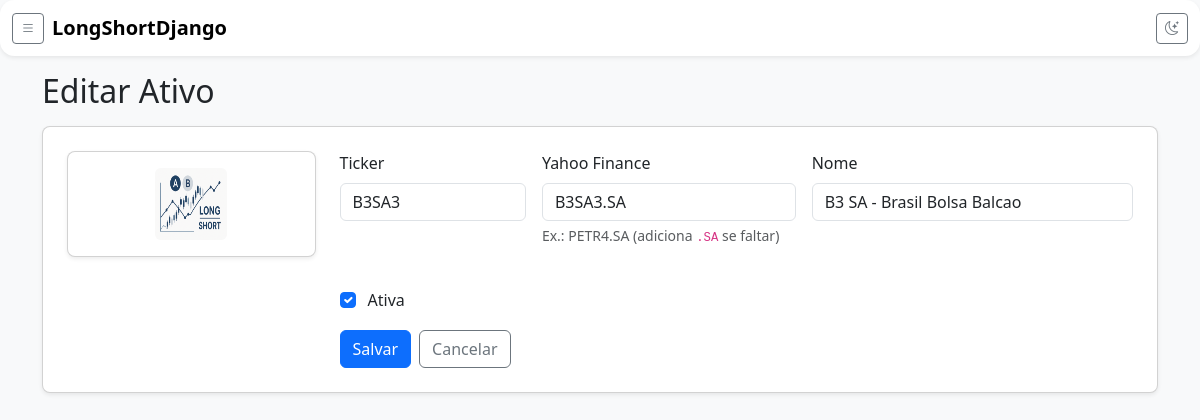
/acoes/7/editar/, run on the app's committed database.
### acoes/models.py (models this page shows, shortened)
class Asset(models.Model):
    ticker = models.CharField(max_length=10, unique=True)
    ticker_yf = models.CharField(max_length=20, blank=True, default="")
    name = models.CharField(max_length=100, blank=True, default="")
    is_active = models.BooleanField(default=True)
    logo_prefix = models.CharField(max_length=4, blank=True, default="")

### acoes/views.py (the view)
# urls.py: path('<int:pk>/editar/', AssetUpdateView.as_view(), name='editar'),
class AssetUpdateView(UpdateView):
    model = Asset
    form_class = AssetForm   # <-- use o form
    template_name = "acoes/asset_form.html"
    success_url = reverse_lazy("acoes:lista")

### acoes/forms.py (shortened to what this page needs)
class AssetForm(forms.ModelForm):
    class Meta:
        model = Asset
        fields = ["ticker", "ticker_yf", "name", "is_active"]  # <-- sem logo_prefix

### acoes/templates/acoes/asset_form.html (shortened to what this page needs)
{% extends "_base.html" %}
{% load static %}
{% load widget_tweaks %}
{% block content %}
<h2 class="mb-3">{{ view.object|yesno:"Editar Ativo,Novo Ativo" }}</h2>
<form method="post" class="card p-3 p-md-4 shadow-sm rounded-3">
  <div class="row g-4">
    <div class="col-12 col-md-3">
      <div class="card text-center shadow-sm rounded-3">
        <div class="card-body">
          <img id="logoPreview"
               class="rounded"
               width="72" height="72" alt="logo preview"
               src="{% static 'img/ativos/' %}{{ form.instance.logo_prefix|default_if_none:'sem_logo'|upper }}.jpg"
               data-png="{% static 'img/ativos/' %}{{ form.instance.logo_prefix|default_if_none:'sem_logo'|upper }}.png"
               data-fallback="{% static 'img/ativos/sem_logo.png' %}">
        </div>
      </div>
    </div>
    <div class="col-12 col-md-9">
      <div class="row g-3">
        <div class="col-12 col-md-3">
          <label class="form-label" for="{{ form.ticker.id_for_label }}">Ticker</label>
          {{ form.ticker|add_class:"form-control" }}
        </div>
        <div class="col-12 col-md-4">
          <label class="form-label" for="{{ form.ticker_yf.id_for_label }}">Yahoo Finance</label>
          {{ form.ticker_yf|add_class:"form-control" }}
          <div class="form-text">Ex.: PETR4.SA (adiciona <code>.SA</code> se faltar)</div>
        </div>
        <div class="col-12 col-md-5">
          <label class="form-label" for="{{ form.name.id_for_label }}">Nome</label>
          {{ form.name|add_class:"form-control" }}
        </div>
        <div class="col-12 col-md-3 d-flex align-items-center">
          <div class="form-check mt-4">
            {{ form.is_active|add_class:"form-check-input" }}
            <label class="form-check-label ms-1" for="{{ form.is_active.id_for_label }}">Ativa</label>
          </div>
        </div>
      </div>
      <div class="d-flex gap-2 mt-3">
        <button class="btn btn-primary">Salvar</button>
        <a class="btn btn-outline-secondary" href="{% url 'acoes:lista' %}">Cancelar</a>
      </div>
    </div>
  </div>
</form>
{% endblock %}

### static/css/soft-ui.css (style rules this page uses)
:root { --soft-radius: 0.9rem; --soft-shadow: 0 6px 16px rgba(0,0,0,.08); --row-h: 42px; --thead-h: 44px; }
.navbar, .offcanvas, .card { border-radius: var(--soft-radius); }

### data on the page
Asset: ticker "B3SA3", ticker_yf "B3SA3.SA", name "B3 SA - Brasil Bolsa Balcao", is_active "☑"

### other printed values
{{ view.object|yesno:"Editar Ativo,Novo Ativo" }} "Editar Ativo"
